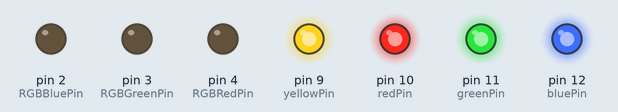
Simulated run of this sketch. Board: Arduino Uno, built with avr-gcc and run on an emulated ATmega328P. Parts: output pins drawn as LEDs (lit = HIGH).

Above: at 0.05 s.
At 0.45 s:
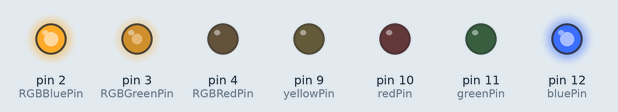
At 0.7 s:
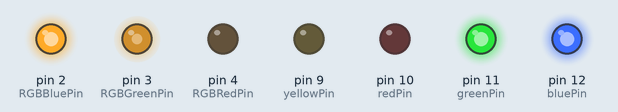
At 1.35 s:
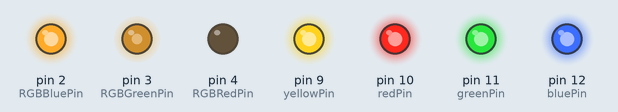
At 2.05 s:
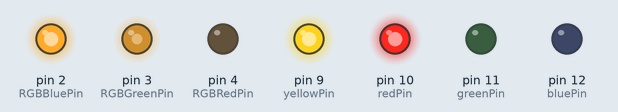
At 2.75 s:
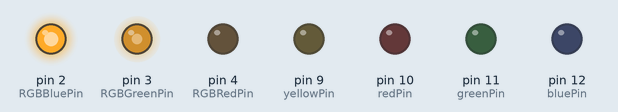
Timing chart, 0 to 6.4 s (numbered marks = the images above):
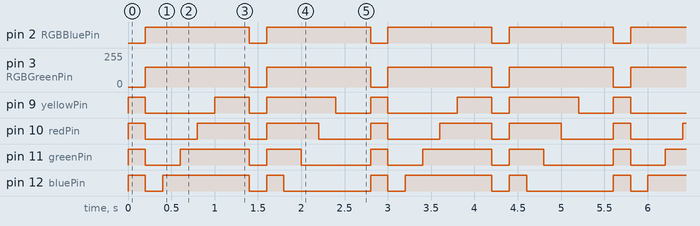

Measured:
- by itself, pin 2 (RGBBluePin): alternates HIGH for 1.2 s and LOW for 0.20 s
- by itself, pin 3 (RGBGreenPin): alternates 150/255 for 1.2 s and 0/255 for 0.20 s
- by itself, pin 9 (yellowPin): repeats every 2.8 s: LOW 0.80 s, HIGH 0.40 s, LOW 0.20 s, HIGH 0.80 s, LOW 0.40 s, HIGH 0.20 s
- by itself, pin 10 (redPin): repeats every 2.8 s: LOW 0.60 s, HIGH 0.60 s, LOW 0.20 s, HIGH 0.60 s, LOW 0.60 s, HIGH 0.20 s
- by itself, pin 11 (greenPin): repeats every 2.8 s: LOW 0.40 s, HIGH 0.80 s, LOW 0.20 s, HIGH 0.40 s, LOW 0.80 s, HIGH 0.20 s
- by itself, pin 12 (bluePin): repeats every 2.8 s: LOW 0.20 s, HIGH 1.0 s, LOW 0.20 s, HIGH 0.20 s, LOW 1.0 s, HIGH 0.20 s

The sketch:

LitLightshows_CamperTemplate.ino
```cpp
int bluePin = 12;
int greenPin = 11;
int redPin = 10;
int yellowPin = 9;
int RGBRedPin = 4;
int RGBGreenPin = 3;
int RGBBluePin = 2;

int bluePinState = 0;
int greenPinState = 0;
int redPinState = 0;
int yellowPinState = 0;


void setup() {
  // This is all setup code to tell the Arduino that each pin we've specified is being used for output!
  pinMode(bluePin, OUTPUT);
  pinMode(greenPin, OUTPUT);
  pinMode(redPin, OUTPUT);
  pinMode(yellowPin, OUTPUT);
  pinMode(RGBRedPin, OUTPUT);
  pinMode(RGBGreenPin, OUTPUT);
  pinMode(RGBBluePin, OUTPUT);
}

void loop() {
  // THIS IS WHERE WE WILL PUT OUR CODE

  switchColour("Blue");
  switchColour("Green");
  switchColour("Red");
  switchColour("Yellow");

  delay(200);


  switchColour("Blue");
  switchColour("Green");
  switchColour("Red");
  switchColour("Yellow");
  setRGBColour(0, 150, 255);

  delay(200);

switchColour("Blue");
delay(200);

switchColour("Green");
delay(200);

switchColour("Red");
delay(200);

 switchColour("Yellow");
 delay(200);

 setRGBColour(0, 150, 255);
 delay(200);
 setRGBColour(0, 0, 0);

}

/**
 * Can use the function below to set the colour of the RGB Led.
 * call the function and give it 3 values between 0 and 255.
 * like this -> setRGBColour(230, 80, 5);
 * Can also create a random colour by doing the line below:
 * setRGBColour(random(0, 255), random(0,255), random(0,255));
 */
void setRGBColour(int red, int green, int blue){
  analogWrite(RGBRedPin, red);
  analogWrite(RGBGreenPin, green);
  analogWrite(RGBBluePin, blue);

}

/**
 * Can use this function to switch the state of any of the 4 coloured LEDs
 * This function takes a single parameter, either "Red", "Green", "Blue", or "Yellow".
 * If the LED is on, this will turn it off, and if its off it will turn it on.
 * Can be called by going -> switchColour("Red")
 */
void switchColour(String colour){
  if(colour == "Red"){
    if(redPinState == 0){
      digitalWrite(redPin, HIGH);
      redPinState = 1;
    } else {
      digitalWrite(redPin, LOW);
      redPinState = 0;
    }
  } else if (colour == "Blue"){
    if(bluePinState == 0){
      digitalWrite(bluePin, HIGH);
      bluePinState = 1;
    } else {
      digitalWrite(bluePin, LOW);
      bluePinState = 0;
    }

  } else if (colour == "Green"){
    if(greenPinState == 0){
      digitalWrite(greenPin, HIGH);
      greenPinState = 1;
    } else {
      digitalWrite(greenPin, LOW);
      greenPinState = 0;
    }

  } else {
    if(yellowPinState == 0){
      digitalWrite(yellowPin, HIGH);
      yellowPinState = 1;
    } else {
      digitalWrite(yellowPin, LOW);
      yellowPinState = 0;
    }
  }
}
```
